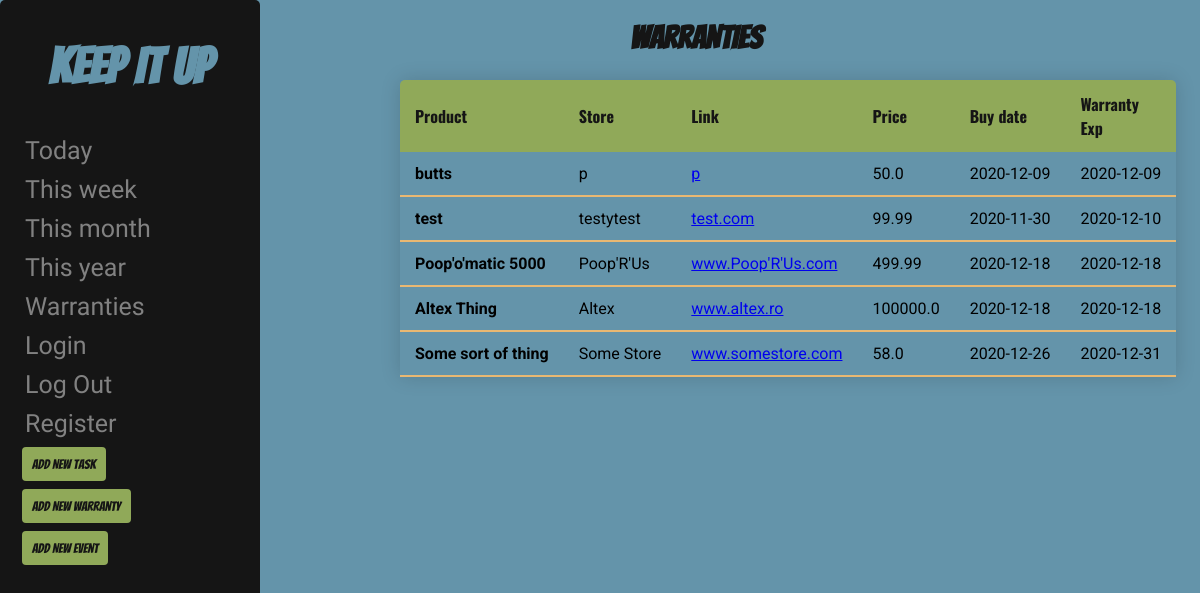
/warranties (signed in), run on the app's committed database.
### tables this page shows
CREATE TABLE 'warranties' ('id' integer PRIMARY KEY, 'user_id' integer NOT NULL, 'product' text NOT NULL, 'store' text NOT NULL, 'link' text, 'price' REAL NOT NULL, 'receipt' text NOT NULL, 'start' date NOT NULL, 'end' NOT NULL);

### application.py (the view)
@app.route("/warranties")
@login_required
def warranties():
    warranties = db.execute("SELECT * FROM warranties WHERE user_id=:user_id;", user_id=session['user_id'])
    return render_template("warranties.html", warranties=warranties)

### application.py (called while the page is built)
def login_required(f):
    @wraps(f)
    def decorated_function(*args, **kwargs):
        if session.get("user_id") is None:
            return redirect("/login")
        return f(*args, **kwargs)
    return decorated_function

### templates/warranties.html
{% extends "layout.html" %}
    {% block title %}
        <h1 id="pagetitle">WARRANTIES</h1>
    {% endblock %}
    {% block main %}
    <table class="content-table">
    {% if not warranties %}
        <thead>
            <tr>
                <th>
                    No warranties registered
                </th>
            </tr>
        </thead>
    {% else %}
        <thead>
            <tr>
                <th>Product</th>
                <th>Store</th>
                <th>Link</th>
                <th>Price</th>
                <th>Buy date</th>
                <th>Warranty Exp</th>
            </tr>
        </thead>
        {% for warranty in warranties %}
        <tbody>
            <tr>
                <td style="font-weight: bold;">{{ warranty['product'] }}</td>
                <td>{{ warranty['store'] }}</td>
                <td><a href="{{ warranty['link'] }}">{{ warranty['link'] }}</a></td>
                <td>{{ warranty['price'] }} {{ currency }}</td>
                <td>{{ warranty['start'] }}</td>
                <td>{{ warranty['end'] }}</td>
            </tr>
        </tbody>
        {% endfor %}
    {% endif %}
    </table>
    {% endblock %}

### static/styles.css (style rules this page uses)
body { background-color: #6494aa; margin-left: 200px; }
#pagetitle { font-family: 'Bangers', cursive; color: #151515; font-size: 200%; text-align: center; }
.content-table { border-collapse: collapse; margin: 25px 0; font-size: 1em; font-family: 'Roboto', sans-serif; min-width: 400px; max-width: 60%; margin-left: 200px; border-radius: 5px 5px 0 0; overflow: hidden; box-shadow: 0 0 20px rgba(0, 0, 0, 0.15); }
.content-table thead tr { background-color: #90A959; color: #151515; font-family: 'Oswald', sans-serif; text-align: left; font-weight: bold; }
.content-table th, .content-table td { padding: 12px 15px; }
td { max-width: 500px; overflow: hidden; text-overflow: ellipsis; white-space: nowrap; }
.content-table tbody tr { border-bottom: 2px solid #E9B872; }
::placeholder { color: gray; }

### data on the page
warranties: product "butts", store "p", link "p", price "50.0", start "2020-12-09", end "2020-12-09"
warranties: product "test", store "testytest", link "test.com", price "99.99", start "2020-11-30", end "2020-12-10"
warranties: product "Poop'o'matic 5000", store "Poop'R'Us", link "www.Poop'R'Us.com", price "499.99", start "2020-12-18", end "2020-12-18"
warranties: product "Altex Thing", store "Altex", link "www.altex.ro", price "100000.0", start "2020-12-18", end "2020-12-18"
warranties: product "Some sort of thing", store "Some Store", link "www.somestore.com", price "58.0", start "2020-12-26", end "2020-12-31"
